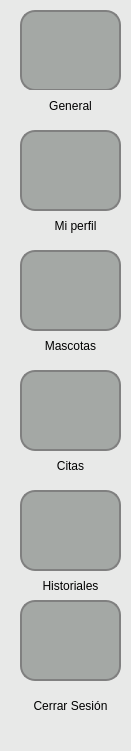
  <widget class="QWidget" name="widgetBarraVertical" native="true">
   <property name="geometry">
    <rect>
     <x>-10</x>
     <y>100</y>
     <width>131</width>
     <height>751</height>
    </rect>
   </property>
   <property name="styleSheet">
    <string notr="true">background-color: #e8e9e8; /* Azul claro */</string>
   </property>
   <widget class="QPushButton" name="pushButtonGeneral">
    <property name="geometry">
     <rect>
      <x>20</x>
      <y>10</y>
      <width>101</width>
      <height>81</height>
     </rect>
    </property>
    <property name="styleSheet">
     <string notr="true">
QPushButton {
    background-color: #a4a8a5; /* Color del botón */
    border-radius: 15px;       /* Borde redondeado, ajusta el valor para más curvatura */
    border: 2px solid #808080; /* Opcional: agrega un borde de color gris */
    image: url(:/images/images/casa-icono-silueta.png);
}

QPushButton:hover {
    background-color: #b0b5b0; /* Color al pasar el mouse */

}

QPushButton:pressed {
    background-color: #8f938f; /* Color al hacer clic */

}
</string>
    </property>
    <property name="text">
     <string/>
    </property>
   </widget>
   <widget class="QLabel" name="label_5">
    <property name="geometry">
     <rect>
      <x>30</x>
      <y>90</y>
      <width>81</width>
      <height>31</height>
     </rect>
    </property>
    <property name="text">
     <string>General</string>
    </property>
    <property name="alignment">
     <set>Qt::AlignCenter</set>
    </property>
   </widget>
   <widget class="QLabel" name="label_6">
    <property name="geometry">
     <rect>
      <x>20</x>
      <y>210</y>
      <width>111</width>
      <height>31</height>
     </rect>
    </property>
    <property name="text">
     <string>Mi perfil</string>
    </property>
    <property name="alignment">
     <set>Qt::AlignCenter</set>
    </property>
   </widget>
   <widget class="QPushButton" name="pushButtonMiPerfil">
    <property name="geometry">
     <rect>
      <x>20</x>
      <y>130</y>
      <width>101</width>
      <height>81</height>
     </rect>
    </property>
    <property name="styleSheet">
     <string notr="true">QPushButton {
    background-color: #a4a8a5; /* Color del botón */
    border-radius: 15px;       /* Borde redondeado, ajusta el valor para más curvatura */
    border: 2px solid #808080; /* Opcional: agrega un borde de color gris */
	image: url(:/images/images/usuario-de-perfil.png);
}

QPushButton:hover {
    background-color: #b0b5b0; /* Color al pasar el mouse */
}

QPushButton:pressed {
    background-color: #8f938f; /* Color al hacer clic */
}
</string>
    </property>
    <property name="text">
     <string/>
    </property>
   </widget>
   <widget class="QLabel" name="label_7">
    <property name="geometry">
     <rect>
      <x>30</x>
      <y>330</y>
      <width>81</width>
      <height>31</height>
     </rect>
    </property>
    <property name="text">
     <string>Mascotas</string>
    </property>
    <property name="alignment">
     <set>Qt::AlignCenter</set>
    </property>
   </widget>
   <widget class="QPushButton" name="pushButtonMascotas">
    <property name="geometry">
     <rect>
      <x>20</x>
      <y>250</y>
      <width>101</width>
      <height>81</height>
     </rect>
    </property>
    <property name="styleSheet">
     <string notr="true">QPushButton {
    background-color: #a4a8a5; /* Color del botón */
    border-radius: 15px;       /* Borde redondeado, ajusta el valor para más curvatura */
    border: 2px solid #808080; /* Opcional: agrega un borde de color gris */
	image: url(:/images/images/pata.png);
}

QPushButton:hover {
    background-color: #b0b5b0; /* Color al pasar el mouse */
}

QPushButton:pressed {
    background-color: #8f938f; /* Color al hacer clic */
}
</string>
    </property>
    <property name="text">
     <string/>
    </property>
   </widget>
   <widget class="QLabel" name="label_8">
    <property name="geometry">
     <rect>
      <x>30</x>
      <y>450</y>
      <width>81</width>
      <height>31</height>
     </rect>
    </property>
    <property name="text">
     <string>Citas</string>
    </property>
    <property name="alignment">
     <set>Qt::AlignCenter</set>
    </property>
   </widget>
   <widget class="QLabel" name="label_9">
    <property name="geometry">
     <rect>
      <x>30</x>
      <y>570</y>
      <width>81</width>
      <height>31</height>
     </rect>
    </property>
    <property name="text">
     <string>Historiales</string>
    </property>
    <property name="alignment">
     <set>Qt::AlignCenter</set>
    </property>
   </widget>
   <widget class="QPushButton" name="pushButtonHistoria">
    <property name="geometry">
     <rect>
      <x>20</x>
      <y>490</y>
      <width>101</width>
      <height>81</height>
     </rect>
    </property>
    <property name="styleSheet">
     <string notr="true">QPushButton {
    background-color: #a4a8a5; /* Color del botón */
    border-radius: 15px;       /* Borde redondeado, ajusta el valor para más curvatura */
    border: 2px solid #808080; /* Opcional: agrega un borde de color gris */
     /* Imagen en el botón */
	
	image: url(:/images/images/diagnostico.png);
}

QPushButton:hover {
    background-color: #b0b5b0; /* Color al pasar el mouse */
}

QPushButton:pressed {
    background-color: #8f938f; /* Color al hacer clic */
}
</string>
    </property>
    <property name="text">
     <string/>
    </property>
   </widget>
   <widget class="QLabel" name="label_10">
    <property name="geometry">
     <rect>
      <x>20</x>
      <y>690</y>
      <width>101</width>
      <height>31</height>
     </rect>
    </property>
    <property name="text">
     <string>Cerrar Sesión</string>
    </property>
    <property name="alignment">
     <set>Qt::AlignCenter</set>
    </property>
   </widget>
   <widget class="QPushButton" name="pushButtonCitas_2">
    <property name="geometry">
     <rect>
      <x>20</x>
      <y>370</y>
      <width>101</width>
      <height>81</height>
     </rect>
    </property>
    <property name="styleSheet">
     <string notr="true">QPushButton {
    background-color: #a4a8a5; /* Color del botón */
    border-radius: 15px;       /* Borde redondeado, ajusta el valor para más curvatura */
    border: 2px solid #808080; /* Opcional: agrega un borde de color gris */
    
	image: url(:/images/images/cita-medica.png);
}

QPushButton:hover {
    background-color: #b0b5b0; /* Color al pasar el mouse */
}

QPushButton:pressed {
    background-color: #8f938f; /* Color al hacer clic */
}
</string>
    </property>
    <property name="text">
     <string/>
    </property>
   </widget>
   <widget class="QPushButton" name="pushButtonPagos">
    <property name="geometry">
     <rect>
      <x>20</x>
      <y>600</y>
      <width>101</width>
      <height>81</height>
     </rect>
    </property>
    <property name="styleSheet">
     <string notr="true">QPushButton {
    background-color: #a4a8a5; /* Color del botón */
    border-radius: 15px;       /* Borde redondeado, ajusta el valor para más curvatura */
    border: 2px solid #808080; /* Opcional: agrega un borde de color gris */
    
	image: url(:/images/images/poder.png);
}

QPushButton:hover {
    background-color: #b0b5b0; /* Color al pasar el mouse */
}

QPushButton:pressed {
    background-color: #8f938f; /* Color al hacer clic */
}
</string>
    </property>
    <property name="text">
     <string/>
    </property>
   </widget>
  </widget>
